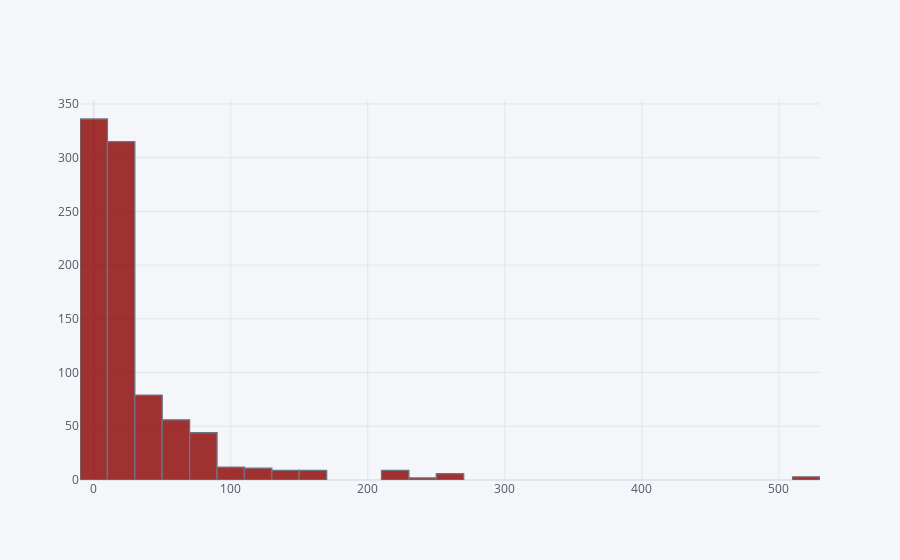

The code cell stored with this chart in its notebook:
### Code cell
train['Fare'].iplot(kind='hist', bins=30, color='darkred')

### Figure 1 — Plotly figure (JSON) as saved in the notebook; plotly's stock layout.template omitted (floating-point values rounded to 4 significant figures; data arrays with more than 128 entries replaced by an {"elided": "..."} marker saying what was removed)
{"data": [{"histfunc": "count", "histnorm": "", "marker": {"color": "rgba(139, 0, 0, 1.0)", "line": {"color": "#4D5663", "width": 1.3}}, "name": "Fare", "nbinsx": 30, "opacity": 0.8, "orientation": "v", "type": "histogram", "x": {"elided": "891 float values"}}], "layout": {"barmode": "overlay", "legend": {"bgcolor": "#F5F6F9", "font": {"color": "#4D5663"}}, "paper_bgcolor": "#F5F6F9", "plot_bgcolor": "#F5F6F9", "title": {"font": {"color": "#4D5663"}}, "xaxis": {"gridcolor": "#E1E5ED", "showgrid": true, "tickfont": {"color": "#4D5663"}, "title": {"font": {"color": "#4D5663"}, "text": ""}, "zerolinecolor": "#E1E5ED"}, "yaxis": {"gridcolor": "#E1E5ED", "showgrid": true, "tickfont": {"color": "#4D5663"}, "title": {"font": {"color": "#4D5663"}, "text": ""}, "zerolinecolor": "#E1E5ED"}}}
